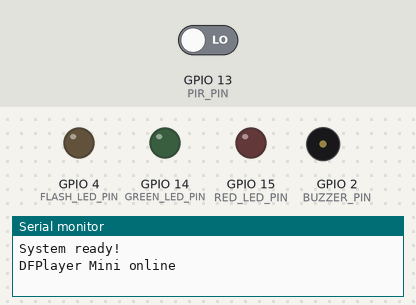
Bench run of a sketch on a simulated ESP32. Shown: output pins drawn as LEDs (lit = HIGH), buzzer (waves = sounding, pin HIGH), the last lines printed to the serial monitor. The inputs (shaded band) are chosen by the test bench; at power-on: GPIO 13 (PIR_PIN) LOW. WiFi joins after 1.5 s; servers stay silent unless stated; uploads are accepted with an empty reply; the camera gives no picture; the audio player accepts every command and is not drawn.

Above: at 7.7 s.
7.8 s: GPIO 13 (PIR_PIN) driven HIGH
At 7.96 s:
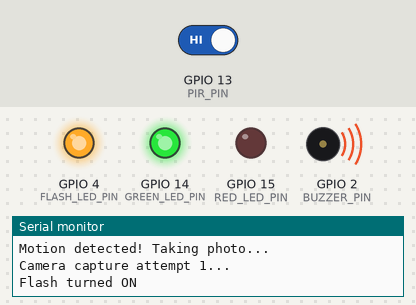
At 8.9 s:
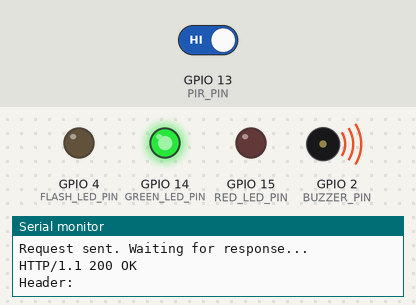
10.8 s: GPIO 13 (PIR_PIN) driven LOW
At 11.2 s:
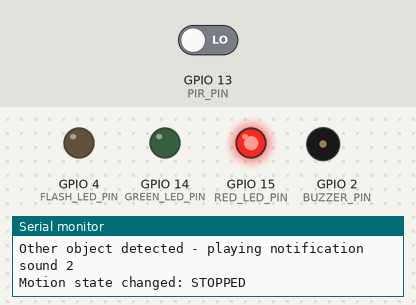
Timing chart, 0 to 13.8 s (numbered marks = the images above; inputs shaded):
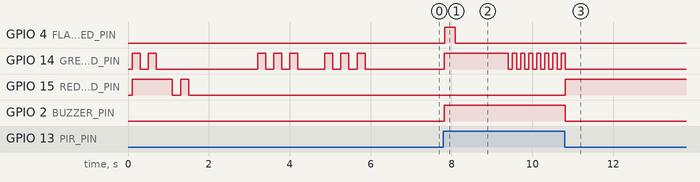

The sketch:

file.ino
```cpp
#include "WiFi.h"
#include "esp_camera.h"
#include "esp_timer.h"
#include "img_converters.h"
#include "Arduino.h"
#include "soc/soc.h"
#include "soc/rtc_cntl_reg.h"
#include "driver/rtc_io.h"
#include <HTTPClient.h>
#include <DFRobotDFPlayerMini.h>  // Add DFPlayer Mini library

// Pin definitions for ESP32-CAM
#define PWDN_GPIO_NUM     32
#define RESET_GPIO_NUM    -1
#define XCLK_GPIO_NUM      0
#define SIOD_GPIO_NUM     26
#define SIOC_GPIO_NUM     27
#define Y9_GPIO_NUM       35
#define Y8_GPIO_NUM       34
#define Y7_GPIO_NUM       39
#define Y6_GPIO_NUM       36
#define Y5_GPIO_NUM       21
#define Y4_GPIO_NUM       19
#define Y3_GPIO_NUM       18
#define Y2_GPIO_NUM        5
#define VSYNC_GPIO_NUM    25
#define HREF_GPIO_NUM     23
#define PCLK_GPIO_NUM     22

// Pin definitions for external components
#define PIR_PIN           GPIO_NUM_13  // PIR sensor input pin
#define BUZZER_PIN        GPIO_NUM_2   // Buzzer output pin
#define GREEN_LED_PIN     GPIO_NUM_14  // Green LED pin
#define RED_LED_PIN       GPIO_NUM_15  // Red LED pin
#define MP3_TX            GPIO_NUM_12  // Connect to RX pin of DFPlayer Mini
#define MP3_RX            GPIO_NUM_4   // Connect to TX pin of DFPlayer Mini
#define FLASH_LED_PIN     4           // Built-in flash LED on ESP32-CAM

// DFPlayer Mini configuration
DFRobotDFPlayerMini dfPlayer;
#define HUMAN_DETECTED_SOUND   1       // 1.mp3 file number for human detection
#define OTHER_DETECTED_SOUND   2       // 2.mp3 file number for other detections

// WiFi credentials
const char* ssid = "Kuteera A405";
const char* password = "9900857576";

// API endpoint - Change localhost to actual IP address of your server
const char* apiEndpoint = "http://192.168.0.104:5000/detect";  // Replace with your server's IP

// Add debug flag for verbose output
#define DEBUG_MODE true

// Motion detection variables
bool motionDetected = false;
bool previousMotionState = false;
unsigned long lastPhotoTime = 0;
const unsigned long MIN_PHOTO_INTERVAL = 5000; // Minimum 5 seconds between photos

// New timing variables
unsigned long lastPIRCheckTime = 0;
unsigned long PIR_CHECK_INTERVAL = 50; // Check PIR sensor every 50ms (more responsive)
unsigned long lastLEDUpdateTime = 0;
unsigned long LED_UPDATE_INTERVAL = 100; // Update LEDs every 100ms

// Camera error tracking
int consecutiveCameraErrors = 0;
const int MAX_CAMERA_ERRORS = 3;

// Function declarations
void takePhotoAndSend();
bool initCamera();
void testCamera();
void blinkLED(int pin, int times);
String getHostFromURL(const char* url);
String getPathFromURL(const char* url);
int getPortFromURL(const char* url);

void setup() {
  WRITE_PERI_REG(RTC_CNTL_BROWN_OUT_REG, 0); // Disable brownout detector

  Serial.begin(115200);
  delay(100);
  Serial.println("\n\nStarting ESP32-CAM Motion Detection System");

  // Initialize pins
  pinMode(PIR_PIN, INPUT);
  pinMode(BUZZER_PIN, OUTPUT);
  pinMode(GREEN_LED_PIN, OUTPUT);
  pinMode(RED_LED_PIN, OUTPUT);
  pinMode(FLASH_LED_PIN, OUTPUT);  // Initialize flash LED pin

  digitalWrite(BUZZER_PIN, LOW);
  digitalWrite(GREEN_LED_PIN, LOW);
  digitalWrite(RED_LED_PIN, HIGH); // Red LED ON initially (no motion state)
  digitalWrite(FLASH_LED_PIN, LOW); // Ensure flash is off at startup

  // Signal startup with both LEDs
  blinkLED(GREEN_LED_PIN, 2);
  blinkLED(RED_LED_PIN, 2);

  // Connect to Wi-Fi
  WiFi.begin(ssid, password);
  Serial.print("Connecting to WiFi");

  while (WiFi.status() != WL_CONNECTED) {
    delay(500);
    Serial.print(".");
  }

  Serial.println();
  Serial.print("Connected to WiFi network with IP: ");
  Serial.println(WiFi.localIP());
  blinkLED(GREEN_LED_PIN, 3); // Signal WiFi connected

  // Initialize and test camera
  if (!initCamera()) {
    Serial.println("Camera init failed! Will restart in 5 seconds");
    blinkLED(RED_LED_PIN, 10); // Fast error blink
    delay(5000);
    ESP.restart();
  }

  // Test the camera to make sure it can capture images
  testCamera();

  Serial.println("System ready!");
  blinkLED(GREEN_LED_PIN, 3); // Signal system ready

  // Initialize DFPlayer Mini
  Serial1.begin(9600, SERIAL_8N1, MP3_RX, MP3_TX);
  if (!dfPlayer.begin(Serial1)) {
    Serial.println("Unable to begin DFPlayer Mini");
    Serial.println("Please check connections and SD card");
    blinkLED(RED_LED_PIN, 5); // Error indicator
  } else {
    Serial.println("DFPlayer Mini online");
    dfPlayer.volume(20); // Set volume (0-30) - fixed method name
  }
}

bool initCamera() {
  Serial.println("Initializing camera...");

  // Give the camera some time to start up
  delay(100);

  camera_config_t config;
  config.ledc_channel = LEDC_CHANNEL_0;
  config.ledc_timer = LEDC_TIMER_0;
  config.pin_d0 = Y2_GPIO_NUM;
  config.pin_d1 = Y3_GPIO_NUM;
  config.pin_d2 = Y4_GPIO_NUM;
  config.pin_d3 = Y5_GPIO_NUM;
  config.pin_d4 = Y6_GPIO_NUM;
  config.pin_d5 = Y7_GPIO_NUM;
  config.pin_d6 = Y8_GPIO_NUM;
  config.pin_d7 = Y9_GPIO_NUM;
  config.pin_xclk = XCLK_GPIO_NUM;
  config.pin_pclk = PCLK_GPIO_NUM;
  config.pin_vsync = VSYNC_GPIO_NUM;
  config.pin_href = HREF_GPIO_NUM;
  config.pin_sscb_sda = SIOD_GPIO_NUM;
  config.pin_sscb_scl = SIOC_GPIO_NUM;
  config.pin_pwdn = PWDN_GPIO_NUM;
  config.pin_reset = RESET_GPIO_NUM;
  config.xclk_freq_hz = 20000000;
  config.pixel_format = PIXFORMAT_JPEG;

  // Try lower resolution first to ensure stability
  if (psramFound()) {
    config.frame_size = FRAMESIZE_SVGA; // Lower than UXGA for reliability
    config.jpeg_quality = 12;           // Higher quality = more stable
    config.fb_count = 2;
  } else {
    config.frame_size = FRAMESIZE_CIF;  // Very small frame size for no PSRAM
    config.jpeg_quality = 12;
    config.fb_count = 1;
  }

  // Camera init
  esp_err_t err = esp_camera_init(&config);
  if (err != ESP_OK) {
    Serial.printf("Camera init failed with error 0x%x\n", err);
    return false;
  }

  // Set to more reliable settings
  sensor_t * s = esp_camera_sensor_get();
  if (s) {
    s->set_framesize(s, FRAMESIZE_VGA);  // 640x480
    s->set_quality(s, 10);               // 10-63, lower is higher quality
    s->set_brightness(s, 2);             // -2,2 (increased for better visibility)
    s->set_contrast(s, 1);               // -2,2 (increased for better detection)
    s->set_saturation(s, 1);             // -2,2 (increased for better color)
    s->set_special_effect(s, 0);         // 0=none, 1=negative, 2=grayscale
    s->set_whitebal(s, 1);               // 0=disable, 1=enable
    s->set_awb_gain(s, 1);               // 0=disable, 1=enable
    s->set_wb_mode(s, 0);                // white balance mode
    s->set_exposure_ctrl(s, 1);          // 0=disable, 1=enable
    s->set_aec2(s, 1);                   // auto exposure
    s->set_gain_ctrl(s, 1);              // 0=disable, 1=enable
    s->set_agc_gain(s, 0);               // 0-30
    s->set_gainceiling(s, (gainceiling_t)0); // 0-6
    s->set_bpc(s, 0);                    // black pixel correction
    s->set_wpc(s, 1);                    // white pixel correction
    s->set_raw_gma(s, 1);                // gamma
    s->set_lenc(s, 1);                   // lens correction
    s->set_hmirror(s, 0);                // horizontal mirror
    s->set_vflip(s, 0);                  // vertical flip
    s->set_colorbar(s, 0);               // colorbar test pattern
  }

  Serial.println("Camera configuration complete");
  return true;
}

void testCamera() {
  Serial.println("Testing camera capture...");

  camera_fb_t *fb = esp_camera_fb_get();
  if (!fb) {
    Serial.println("TEST FAILED: Camera capture test failed");
    blinkLED(RED_LED_PIN, 5);

    // Try to fix the camera by power cycling it
    Serial.println("Attempting to reset the camera...");
    pinMode(PWDN_GPIO_NUM, OUTPUT);
    digitalWrite(PWDN_GPIO_NUM, HIGH);   // Power down the camera
    delay(1000);
    digitalWrite(PWDN_GPIO_NUM, LOW);    // Power up the camera
    delay(1000);

    // Reinitialize the camera
    if (!initCamera()) {
      Serial.println("Camera reinitialization failed! Restarting system...");
      delay(3000);
      ESP.restart();
    }

    // Test again after reset
    fb = esp_camera_fb_get();
    if (!fb) {
      Serial.println("Camera still not working after reset. Will continue anyway.");
    } else {
      Serial.printf("TEST PASSED: Camera reset successful. Capture size: %uKB\n", fb->len / 1024);
      esp_camera_fb_return(fb);
    }
  } else {
    Serial.printf("TEST PASSED: Camera capture successful. Size: %uKB\n", fb->len / 1024);
    esp_camera_fb_return(fb);
  }
}

void blinkLED(int pin, int times) {
  for (int i = 0; i < times; i++) {
    digitalWrite(pin, HIGH);
    delay(200);
    digitalWrite(pin, LOW);
    delay(200);
  }
}

void loop() {
  unsigned long currentMillis = millis();

  // Read PIR sensor at specified intervals (without blocking)
  if (currentMillis - lastPIRCheckTime >= PIR_CHECK_INTERVAL) {
    // Read PIR sensor
    motionDetected = digitalRead(PIR_PIN);
    lastPIRCheckTime = currentMillis;

    // Handle state change immediately when motion is detected
    if (motionDetected && !previousMotionState) {
      Serial.println("Motion state changed: DETECTED");
      digitalWrite(GREEN_LED_PIN, HIGH);
      digitalWrite(RED_LED_PIN, LOW);
      digitalWrite(BUZZER_PIN, HIGH); // Activate buzzer

      // Take photo and send when motion is first detected
      Serial.println("Motion detected! Taking photo...");
      takePhotoAndSend();
      lastPhotoTime = currentMillis;

    } else if (!motionDetected && previousMotionState) {
      // Motion stopped
      Serial.println("Motion state changed: STOPPED");
      digitalWrite(GREEN_LED_PIN, LOW);
      digitalWrite(RED_LED_PIN, HIGH);
      digitalWrite(BUZZER_PIN, LOW); // Deactivate buzzer
    } else if (motionDetected && (currentMillis - lastPhotoTime) > MIN_PHOTO_INTERVAL) {
      // Continued motion - take periodic photos based on interval
      Serial.println("Continued motion - taking periodic photo");
      takePhotoAndSend();
      lastPhotoTime = currentMillis;
    }

    // Update previous motion state for edge detection
    previousMotionState = motionDetected;
  }

  // If we've had multiple camera errors, try to reinitialize
  if (consecutiveCameraErrors >= MAX_CAMERA_ERRORS) {
    Serial.println("Too many consecutive camera errors. Attempting to reinitialize...");
    initCamera(); // Try to reinitialize the camera
    consecutiveCameraErrors = 0;
  }

  // Non-blocking LED blinking for active state indication (optional)
  if (motionDetected && (currentMillis - lastLEDUpdateTime >= LED_UPDATE_INTERVAL)) {
    static bool blinkState = false;
    blinkState = !blinkState;
    digitalWrite(GREEN_LED_PIN, blinkState ? HIGH : LOW);
    lastLEDUpdateTime = currentMillis;
  }
}

void takePhotoAndSend() {
  // Take multiple attempts if needed
  camera_fb_t *fb = NULL;
  int attempts = 0;

  while (fb == NULL && attempts < 3) {
    attempts++;
    Serial.printf("Camera capture attempt %d...\n", attempts);

    // Turn on flash before capture
    digitalWrite(FLASH_LED_PIN, HIGH);
    Serial.println("Flash turned ON");
    delay(200); // Increased delay to let flash stabilize better

    fb = esp_camera_fb_get();

    // Turn off flash immediately after capture
    digitalWrite(FLASH_LED_PIN, LOW);
    Serial.println("Flash turned OFF");

    if (!fb) {
      Serial.println("Camera capture failed");
      consecutiveCameraErrors++;
      delay(500); // Wait a bit before retrying
    }
  }

  if (!fb) {
    Serial.println("All camera capture attempts failed!");
    return;
  }

  // Reset error counter on successful capture
  consecutiveCameraErrors = 0;

  Serial.printf("Picture taken! Size: %uKB\n", fb->len / 1024);

  // Check WiFi connection
  if (WiFi.status() != WL_CONNECTED) {
    Serial.println("WiFi disconnected, reconnecting...");
    WiFi.begin(ssid, password);
    int retries = 0;
    while (WiFi.status() != WL_CONNECTED && retries < 20) {
      delay(500);
      Serial.print(".");
      retries++;
    }
    if (WiFi.status() != WL_CONNECTED) {
      Serial.println("Failed to reconnect to WiFi");
      esp_camera_fb_return(fb);
      return;
    }
    Serial.println("WiFi reconnected");
  }

  WiFiClient client;

  // Create a boundary string
  String boundary = "----------------------------ESP32CAM";

  // Standard HTTP headers
  String crlf = "\r\n";
  String twoHyphens = "--";

  // Form multipart headers
  String head = twoHyphens + boundary + crlf;
  head += "Content-Disposition: form-data; name=\"image\"; filename=\"esp32cam.jpg\"" + crlf;
  head += "Content-Type: image/jpeg" + crlf + crlf;

  // Form closing boundary
  String tail = crlf + twoHyphens + boundary + twoHyphens + crlf;

  // Calculate content length
  size_t imageLen = fb->len;
  size_t extraLen = head.length() + tail.length();
  size_t totalLen = extraLen + imageLen;

  if (DEBUG_MODE) {
    Serial.printf("Image size: %u bytes (%u KB)\n", imageLen, imageLen/1024);
    Serial.printf("Image dimensions: %d x %d\n", fb->width, fb->height);
    Serial.printf("Total content length: %u bytes\n", totalLen);
    Serial.println("Server endpoint: " + String(apiEndpoint));
    Serial.println("Server host: " + getHostFromURL(apiEndpoint));
    Serial.println("Server port: " + String(getPortFromURL(apiEndpoint)));
  }

  Serial.println("Connecting to server...");
  // Fix the connect method by using c_str() to convert String to const char*
  // Also use the getPortFromURL() function instead of hardcoded port
  if (!client.connect(getHostFromURL(apiEndpoint).c_str(), getPortFromURL(apiEndpoint))) {
    Serial.println("Connection to server failed");
    esp_camera_fb_return(fb);
    return;
  }

  // Send HTTP POST request header
  client.println("POST " + getPathFromURL(apiEndpoint) + " HTTP/1.1");
  client.println("Host: " + getHostFromURL(apiEndpoint));
  client.println("User-Agent: ESP32-CAM");
  client.println("Connection: close");
  client.println("Content-Type: multipart/form-data; boundary=" + boundary);
  client.println("Content-Length: " + String(totalLen));
  client.println();

  // Send form headers
  client.print(head);

  // Send the image data directly
  uint8_t *fbBuf = fb->buf;
  size_t fbLen = fb->len;
  for (size_t n = 0; n < fbLen; n += 1024) {
    if (n + 1024 < fbLen) {
      client.write(fbBuf, 1024);
      fbBuf += 1024;
    } else {
      size_t remainder = fbLen - n;
      client.write(fbBuf, remainder);
    }
  }

  // Send the closing boundary
  client.print(tail);

  // Wait for response
  Serial.println("Request sent. Waiting for response...");

  long timeout = millis() + 15000; // Increased timeout to 15 seconds
  bool responseReceived = false;

  while (client.connected() && millis() < timeout) {
    if (client.available()) {
      responseReceived = true;
      // Read the response
      String statusLine = client.readStringUntil('\r');
      Serial.println(statusLine);

      // Skip HTTP headers
      while (client.connected()) {
        String line = client.readStringUntil('\n');
        if (DEBUG_MODE) {
          Serial.println("Header: " + line);
        }
        if (line == "\r" || line.length() == 0) {
          break;
        }
      }

      // Read the actual response content
      String response = client.readString();
      Serial.println("Server response:");
      Serial.println(response);

      // Handle empty detections case explicitly
      if (response == "{\"detections\":[]}") {
        Serial.println("No objects detected in the image");
        dfPlayer.play(OTHER_DETECTED_SOUND); // Play generic sound
      } else if (response.indexOf("human") >= 0 || response.indexOf("person") >= 0) {
        Serial.println("Human detected - playing notification sound 1");
        dfPlayer.play(HUMAN_DETECTED_SOUND); // Play 1.mp3
      } else {
        Serial.println("Other object detected - playing notification sound 2");
        dfPlayer.play(OTHER_DETECTED_SOUND); // Play 2.mp3
      }

      break;
    }
    delay(10);
  }

  if (!responseReceived) {
    Serial.println("No response received within timeout period!");
  }

  // Close the connection
  client.stop();

  // Return the frame buffer back to the camera
  esp_camera_fb_return(fb);
}

// Extract host from URL (e.g., "192.168.0.104" from "http://192.168.0.104:5000/detect")
String getHostFromURL(const char* url) {
  String urlStr = String(url);
  urlStr.replace("http://", "");

  int colonPos = urlStr.indexOf(':');
  if (colonPos > 0) {
    return urlStr.substring(0, colonPos);
  }

  int slashPos = urlStr.indexOf('/');
  if (slashPos > 0) {
    return urlStr.substring(0, slashPos);
  }

  return urlStr;
}

// Extract path from URL (e.g., "/detect" from "http://192.168.0.104:5000/detect")
String getPathFromURL(const char* url) {
  String urlStr = String(url);
  urlStr.replace("http://", "");

  int slashPos = urlStr.indexOf('/');
  if (slashPos >= 0) {
    return urlStr.substring(slashPos);
  }

  return "/";
}

// Extract port from URL (e.g., 5000 from "http://192.168.0.104:5000/detect")
int getPortFromURL(const char* url) {
  String urlStr = String(url);
  urlStr.replace("http://", "");

  int colonPos = urlStr.indexOf(':');
  if (colonPos < 0) {
    return 80; // Default HTTP port
  }

  int slashPos = urlStr.indexOf('/', colonPos);
  if (slashPos < 0) {
    return urlStr.substring(colonPos + 1).toInt();
  }

  return urlStr.substring(colonPos + 1, slashPos).toInt();
}
```

PIRTester.ino
```cpp

```

Measured:
- after the input at 7.8 s, GPIO 4 (FLASH_LED_PIN): LOW → HIGH at once, → LOW 0.26 s later; GPIO 14 (GREEN_LED_PIN): LOW → HIGH at once, then repeats every 0.20 s: LOW 0.10 s, HIGH 0.10 s; GPIO 2 (BUZZER_PIN): LOW → HIGH at once
- after the input at 10.8 s, GPIO 4 (FLASH_LED_PIN): stops changing and stays LOW; GPIO 14 (GREEN_LED_PIN): goes on until 10.8 s, then stays LOW; GPIO 15 (RED_LED_PIN): LOW → HIGH at once; GPIO 2 (BUZZER_PIN): HIGH → LOW at once
